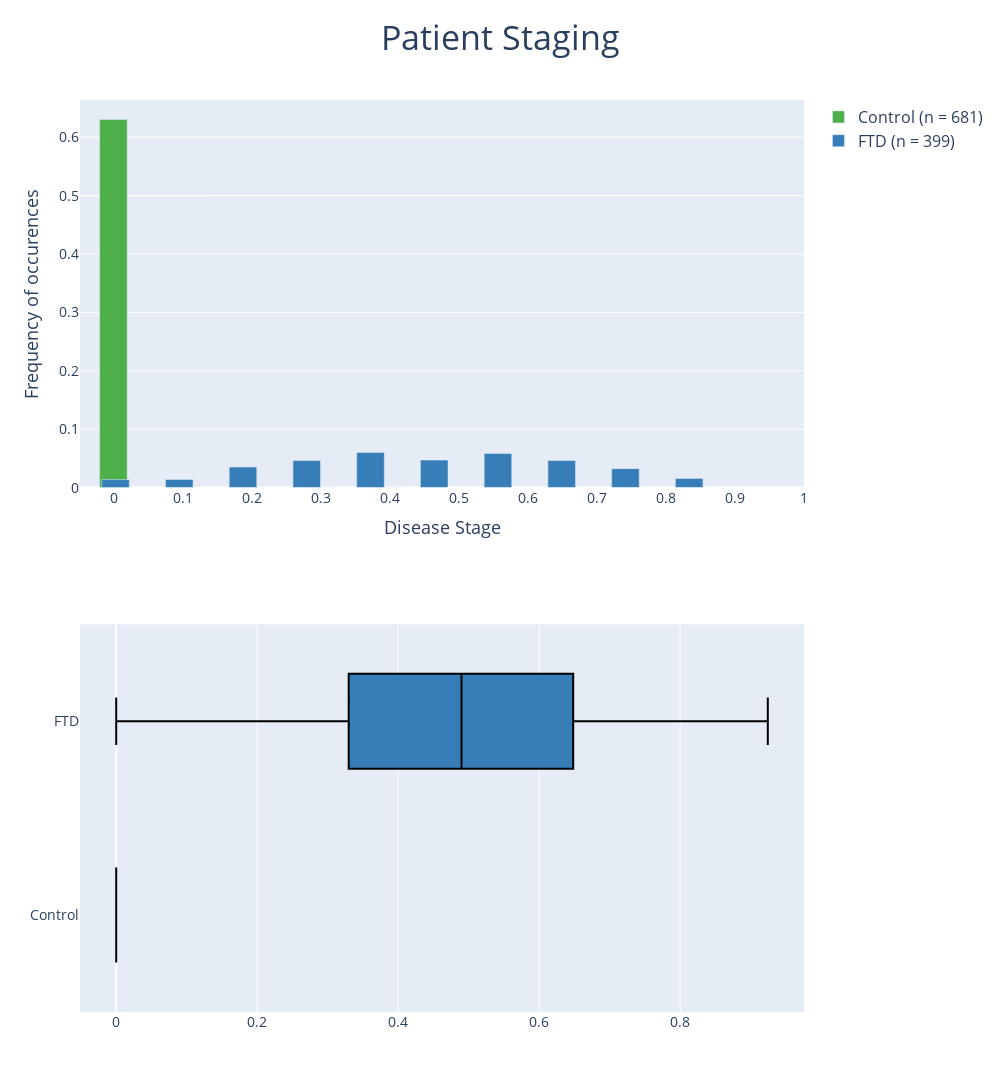

Write notebook code for a chart like this one.
### Code cell
fig = staging(S=S,
                      diagnosis=diagnosis, 
                      color_list = color_list,
                      num_bins=10, 
                      bin_width=0.04)
fig

### Figure 1 — Plotly figure (JSON) as saved in the notebook; plotly's stock layout.template omitted (floating-point values rounded to 4 significant figures; data arrays with more than 128 entries replaced by an {"elided": "..."} marker saying what was removed)
{"data": [{"marker": {"color": "#4daf4a"}, "name": "Control (n = 681)", "type": "bar", "width": [0.04, 0.04, 0.04, 0.04, 0.04, 0.04, 0.04, 0.04, 0.04, 0.04], "x": [-0.5, -0.4, -0.3, -0.2, -0.1, 0, 0.1, 0.2, 0.3, 0.4], "xaxis": "x", "y": [0, 0, 0, 0, 0, 0.6306, 0, 0, 0, 0], "yaxis": "y"}, {"marker": {"color": "#377eb8"}, "name": "FTD (n = 399)", "type": "bar", "width": [0.04, 0.04, 0.04, 0.04, 0.04, 0.04, 0.04, 0.04, 0.04, 0.04], "x": [9.645e-07, 0.09244, 0.1849, 0.2773, 0.3698, 0.4622, 0.5546, 0.6471, 0.7395, 0.832], "xaxis": "x", "y": [0.01389, 0.01389, 0.03519, 0.0463, 0.06019, 0.04722, 0.05833, 0.0463, 0.03241, 0.01574], "yaxis": "y"}, {"fillcolor": "#4daf4a", "line": {"color": "#000000"}, "name": "Control", "showlegend": false, "type": "box", "x": {"elided": "681 int values"}, "xaxis": "x2", "yaxis": "y2"}, {"fillcolor": "#377eb8", "line": {"color": "#000000"}, "name": "FTD", "showlegend": false, "type": "box", "x": {"elided": "399 float values"}, "xaxis": "x2", "yaxis": "y2"}], "layout": {"autosize": false, "barmode": "group", "height": 1200, "hovermode": "x", "legend": {"font": {"size": 16}}, "title": {"font": {"size": 34}, "text": "Patient Staging", "x": 0.5}, "width": 1000, "xaxis": {"anchor": "y", "domain": [0, 1], "dtick": 0.1, "range": [-0.05, 1], "tick0": 0, "tickfont": {"size": 14}, "tickmode": "linear", "title": {"font": {"size": 18}, "text": "Disease Stage"}}, "xaxis2": {"anchor": "y2", "domain": [0, 1], "tickfont": {"size": 14}, "title": {"font": {"size": 18}}}, "yaxis": {"anchor": "x", "domain": [0.575, 1], "tickfont": {"size": 14}, "title": {"font": {"size": 18}, "text": "Frequency of occurences"}}, "yaxis2": {"anchor": "x2", "domain": [0, 0.425], "tickfont": {"size": 14}, "title": {"font": {"size": 18}}}}}
